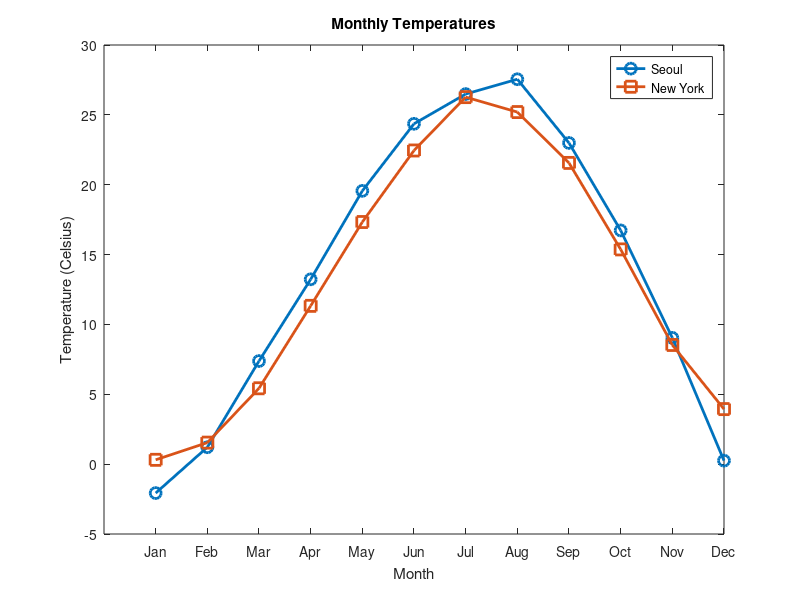

Recreate this plot in MATLAB.
function plot_monthly_temperatures()
    % Temperature data for Seoul
    seoul_temps = [-2.07, 1.21, 7.38, 13.23, 19.56, 24.36, 26.49, 27.55, 22.99, 16.73, 9.04, 0.25];
    
    % Temperature data for New York
    ny_temps = [0.31, 1.54, 5.43, 11.33, 17.33, 22.45, 26.27, 25.2, 21.56, 15.37, 8.53, 3.94];

    % Define the months
    months = {'Jan', 'Feb', 'Mar', 'Apr', 'May', 'Jun', 'Jul', 'Aug', 'Sep', 'Oct', 'Nov', 'Dec'};

    % Create a line plot
    figure;
    plot(1:12, seoul_temps, '-o', 'LineWidth', 2, 'MarkerSize', 8, 'DisplayName', 'Seoul');
    hold on;
    plot(1:12, ny_temps, '-s', 'LineWidth', 2, 'MarkerSize', 8, 'DisplayName', 'New York');
    hold off;

    % Add labels and title
    title('Monthly Temperatures')
    xlabel('Month')
    ylabel('Temperature (Celsius)')
    xticks(1:12)
    xticklabels(months)
    legend('Location', 'Best')
end
